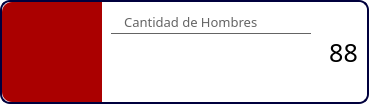
                        <widget class="QFrame" name="frame_9">
                         <property name="minimumSize">
                          <size>
                           <width>0</width>
                           <height>104</height>
                          </size>
                         </property>
                         <property name="maximumSize">
                          <size>
                           <width>16777215</width>
                           <height>104</height>
                          </size>
                         </property>
                         <property name="styleSheet">
                          <string notr="true">background-color: rgb(255, 255, 255);
border: 2px solid rgb(0, 0, 61);
border-radius: 10px;</string>
                         </property>
                         <property name="frameShape">
                          <enum>QFrame::StyledPanel</enum>
                         </property>
                         <property name="frameShadow">
                          <enum>QFrame::Raised</enum>
                         </property>
                         <layout class="QHBoxLayout" name="horizontalLayout_43">
                          <property name="spacing">
                           <number>0</number>
                          </property>
                          <property name="leftMargin">
                           <number>0</number>
                          </property>
                          <property name="topMargin">
                           <number>0</number>
                          </property>
                          <property name="rightMargin">
                           <number>0</number>
                          </property>
                          <property name="bottomMargin">
                           <number>0</number>
                          </property>
                          <item>
                           <widget class="QLabel" name="label_25">
                            <property name="minimumSize">
                             <size>
                              <width>100</width>
                              <height>100</height>
                             </size>
                            </property>
                            <property name="maximumSize">
                             <size>
                              <width>100</width>
                              <height>100</height>
                             </size>
                            </property>
                            <property name="font">
                             <font>
                              <family>Circular Std</family>
                              <pointsize>10</pointsize>
                             </font>
                            </property>
                            <property name="styleSheet">
                             <string notr="true">border: none;
border-radius: 0px;
border-top-left-radius: 10px;
border-bottom-left-radius: 10px;
background-color: rgb(170, 0, 0);
padding: 10px;</string>
                            </property>
                            <property name="text">
                             <string/>
                            </property>
                            <property name="pixmap">
                             <pixmap>:/icons/men.png</pixmap>
                            </property>
                            <property name="scaledContents">
                             <bool>false</bool>
                            </property>
                            <property name="alignment">
                             <set>Qt::AlignCenter</set>
                            </property>
                           </widget>
                          </item>
                          <item alignment="Qt::AlignTop">
                           <widget class="QFrame" name="frame_18">
                            <property name="styleSheet">
                             <string notr="true">border: none;</string>
                            </property>
                            <property name="frameShape">
                             <enum>QFrame::StyledPanel</enum>
                            </property>
                            <property name="frameShadow">
                             <enum>QFrame::Raised</enum>
                            </property>
                            <layout class="QVBoxLayout" name="verticalLayout_66">
                             <item>
                              <widget class="QLabel" name="label_27">
                               <property name="minimumSize">
                                <size>
                                 <width>200</width>
                                 <height>23</height>
                                </size>
                               </property>
                               <property name="maximumSize">
                                <size>
                                 <width>200</width>
                                 <height>23</height>
                                </size>
                               </property>
                               <property name="font">
                                <font>
                                 <family>Circular Std</family>
                                 <pointsize>10</pointsize>
                                </font>
                               </property>
                               <property name="styleSheet">
                                <string notr="true">border: none;
border-radius: none;
border-bottom: 1px solid rgb(100, 100, 100);
color: rgb(100, 100, 100);</string>
                               </property>
                               <property name="text">
                                <string>   Cantidad de Hombres</string>
                               </property>
                              </widget>
                             </item>
                            </layout>
                           </widget>
                          </item>
                          <item>
                           <widget class="QFrame" name="frame_15">
                            <property name="styleSheet">
                             <string notr="true">border: none;</string>
                            </property>
                            <property name="frameShape">
                             <enum>QFrame::StyledPanel</enum>
                            </property>
                            <property name="frameShadow">
                             <enum>QFrame::Raised</enum>
                            </property>
                            <layout class="QVBoxLayout" name="verticalLayout_65">
                             <item>
                              <widget class="QLabel" name="lbl_cant_hombres">
                               <property name="minimumSize">
                                <size>
                                 <width>0</width>
                                 <height>30</height>
                                </size>
                               </property>
                               <property name="maximumSize">
                                <size>
                                 <width>16777215</width>
                                 <height>30</height>
                                </size>
                               </property>
                               <property name="font">
                                <font>
                                 <family>Circular Std</family>
                                 <pointsize>19</pointsize>
                                </font>
                               </property>
                               <property name="styleSheet">
                                <string notr="true">border: none;</string>
                               </property>
                               <property name="text">
                                <string>88</string>
                               </property>
                               <property name="alignment">
                                <set>Qt::AlignCenter</set>
                               </property>
                              </widget>
                             </item>
                            </layout>
                           </widget>
                          </item>
                         </layout>
                        </widget>
